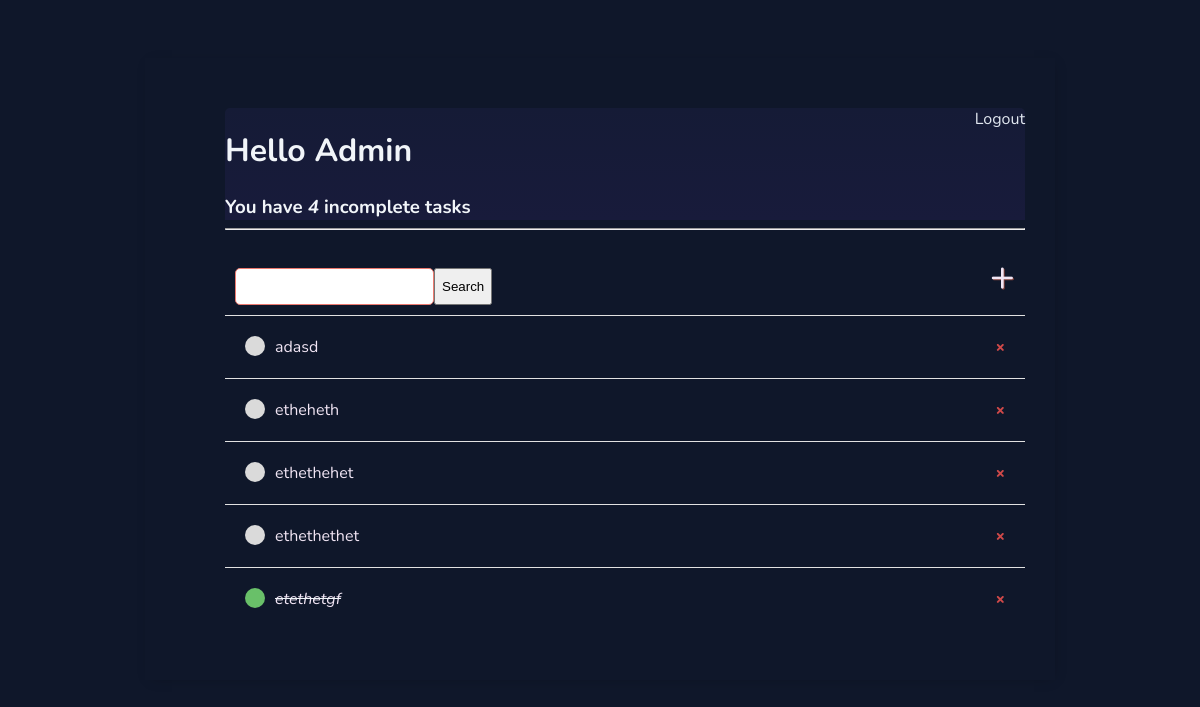
Page / (signed in) on the earlier database version.
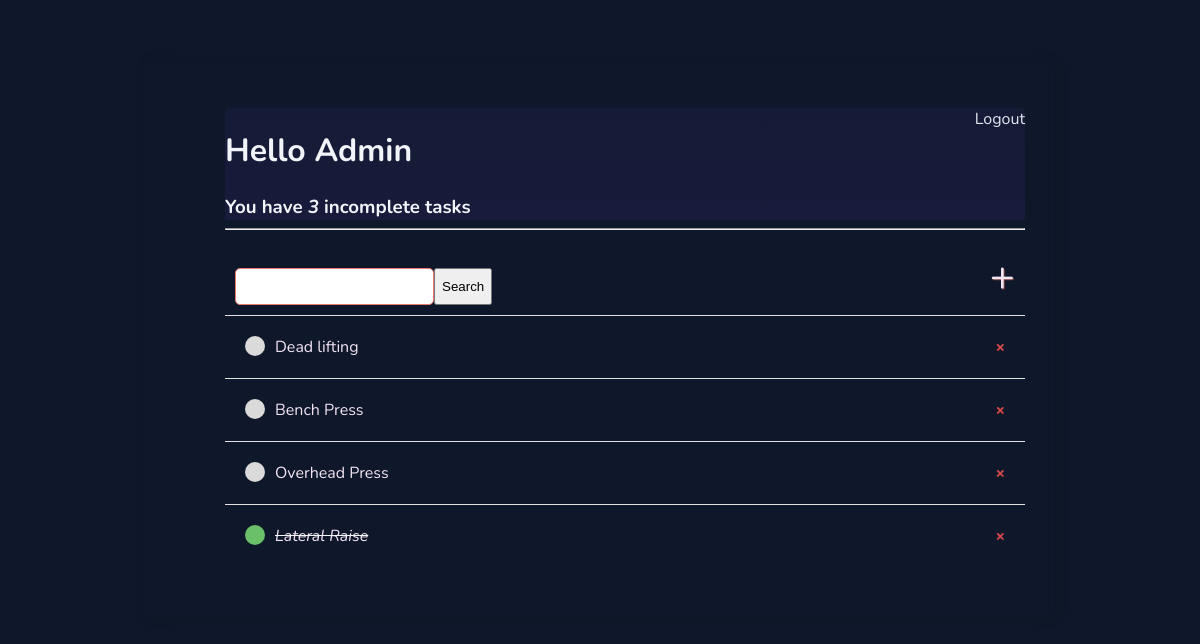
Same page on the later database version.
### base/models.py (models this page shows)
class Task(models.Model):
    user = models.ForeignKey(User, on_delete=models.CASCADE, null=True, blank=True)
    title = models.CharField(max_length=200)
    description = models.TextField(null=True, blank=True)
    complete = models.BooleanField(default=False)
    create = models.DateTimeField(auto_now_add=True)
    def __str__(self):
        return self.title
    class Meta:
        ordering = ['complete']

### base/views.py (the view)
# urls.py: path('', TaskList.as_view(), name='tasks'),
class TaskList(LoginRequiredMixin ,ListView):
    model = Task
    context_object_name = 'tasks'
    def get_context_data(self, **kwargs):
        context = super().get_context_data(**kwargs)
        context['tasks'] = context['tasks'].filter(user=self.request.user)
        context['count'] = context['tasks'].filter(complete=False).count()
        search_input = self.request.GET.get('search-area') or ''
        if search_input:
            context['tasks'] = context['tasks'].filter(
                title__icontains=search_input)
        context['search_input'] = search_input
        return context

### base/templates/base/task_list.html
{% extends 'base/main.html' %}
{% block content %}
<div class='header-bar'>
    <div>
        <h1>Hello {{request.user|title}}</h1>
        <h3 style='margin:0'>You have <i>{{count}}</i> incomplete task{{ count|pluralize:'s' }}</h3>
    </div>
    {% if request.user.is_authenticated %}
    <br>
    <a href="{% url 'logout' %}">Logout</a>
    {% else %}
    <a href="{% url 'login' %}">Login</a>
    {% endif %}
</div>
<hr>
<div id="search-add-wrapper">
    <form method="GET" style="margin-top: 20px; display: flex;">
        <input type="text" name="search-area" value="{{search_input}}">
        <input class="button" type="submit" value="Search">
    </form>
    <a id="add-link" href="{% url 'task-create' %}">&#x2b;</a>
</div>
<div class="task-item-wrapper">
    {% for task in tasks %}
        <div class="task-wrapper">
            {% if task.complete %}
            <div class="task-title">
                <div class="task-complete-icon"></div>
                <i><s><a href="{% url 'task-update' task.id %}"  style="text-decoration:none">{{task}}</a></s></i>
            </div>
            <a class="delete-link" href="{% url 'task-delete' task.id %}"  style="text-decoration:none">&#215;</a>
            {% else %}
            <div class="task-title">
                <div class="task-incomplete-icon"></div>
                <a href="{% url 'task-update' task.id %}"  style="text-decoration:none">{{task}}</a>
            </div>
            <a class="delete-link" href="{% url 'task-delete' task.id %}"  style="text-decoration:none">&#215;</a>
            {% endif %}
        </div>
    {% empty %}
    <h3>No items in list</h3>
    {% endfor %}
</div>
{% endblock content %}

### base/templates/base/main.html (shortened to what this page needs)
<!doctype html>
<html lang="en">
<head>
</head>
<body>
    <div class='container'>
        {% block content %}
        {% endblock content  %}
    </div>
</body>
</html>

### base/templates/base/main.html (style rules this page uses)
body { background-color: #0f172a; color: #f1f5f9; font-family: 'Nunito', sans-serif; padding-top: 50px; }
h1, h2, h3, h4, h5, h6, { font-family: 'Raleway', sans-serif; }
a,p { color: #f1e5f4; }
.container { max-width: 800px; max-height: 900px; margin: auto; background-color: #0f172a; -webkit-box-shadow: 2px 2px 13px -4px rgba(0, 0, 0, 0.21); box-shadow: 2px 2px 13px -4px rgba(0, 0, 0, 0.21); padding-top: 50px; padding-right: 30px; padding-bottom: 50px; padding-left: 80px; }
.header-bar { display: flex; justify-content: space-between; color: #f1f5f9; padding: 10; border-radius: 5px 5px 0px 0px; background: linear-gradient(#151b36, #181b3b); }
.header-bar a { color : #e2e8f0; text-decoration: none; }
.task-wrapper { display: flex; align-items: center; justify-content: space-between; padding: 20px; background-color: ; border-top: 1px solid rgb(226, 226, 226); }
.task-title { display: flex; }
.task-title a { text-decoration: none; color:; margin-left: 10px; }
.task-complete-icon { height: 20px; width: 20px; background-color: rgb(105, 192, 105); border-radius: 50%; }
.task-incomplete-icon { height: 20px; width: 20px; background-color: rgb(218, 218, 218); border-radius: 50%; }
.delete-link { text-decoration: none; font-weight: 900; color: #cf4949; font-size: 22-px; line-height: 0; }
#search-add-wrapper { display: flex; justify-content: space-between; align-items: center; padding: 10px; }
#add-link { color: ; text-decoration: none; font-size: 42px; text-shadow: 1px 1px #81413b; }
input[type=text], input[type=password], textarea { border: 1px solid #EB796F; border-radius: 5px; padding: 10px; width: 90%; }

Differences in the rows shown:
removed Task: title "adasd"
removed Task: title "etheheth"
removed Task: title "ethethehet"
removed Task: title "ethethethet"
removed Task: title "etethetgf"
added Task: title "Dead lifting"
added Task: title "Bench Press"
added Task: title "Overhead Press"
added Task: title "Lateral Raise"
Other differences:
{{ count }}: "4" → "3"
